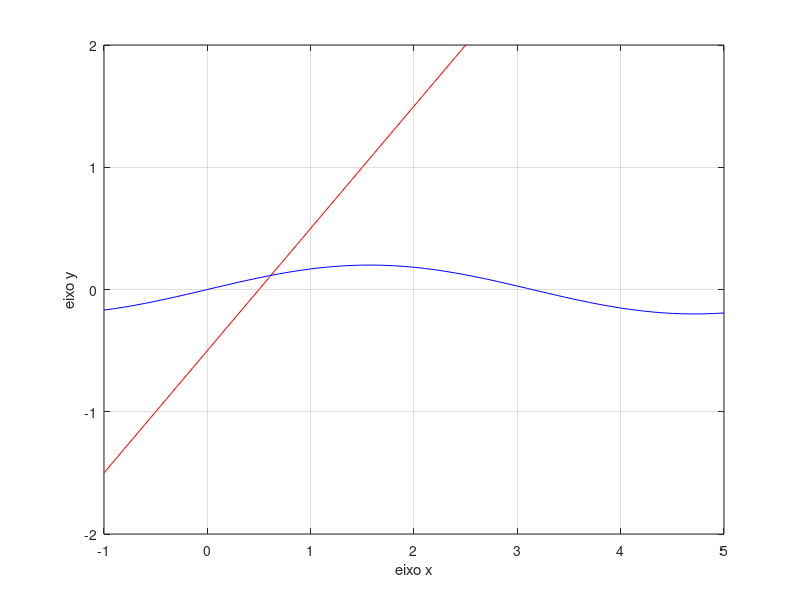

Reproduce this figure in MATLAB.
x    =-1:0.1:5;         %% cria vetor x de -1 a 5 indo de 0.1
y1   = x - 0.5;         %% primeira função para um dos lados da igualdade
y2   = 0.2 * sin(x);    %% segunda função para o outro lado da igualdade

plot(x, y1, 'r', x, y2, 'b')  %% plotar y1 com vermelhor e y2 com azul

axis([-1 5 -2 2]);      %% define o plano cartesiano -1<=x<=5 e -2<=y<=2
xlabel('eixo x')     
ylabel('eixo y')
grid